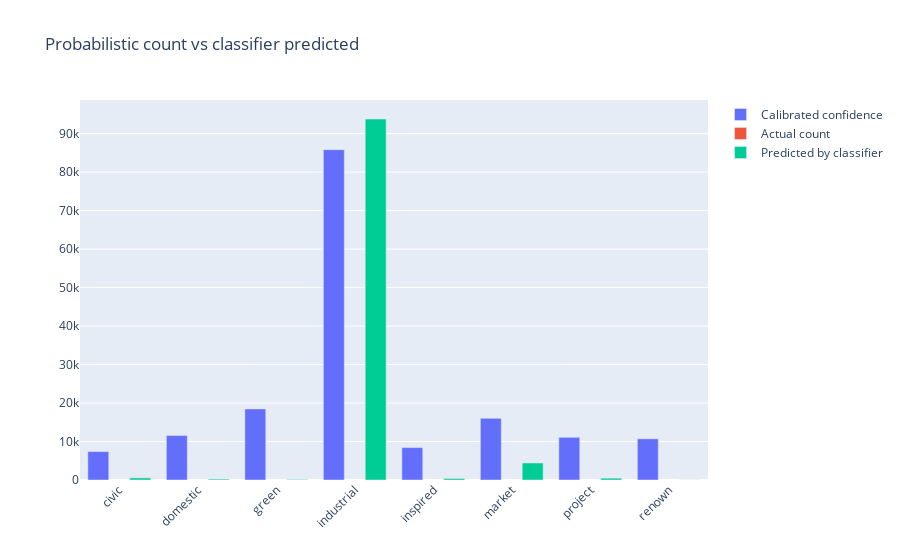
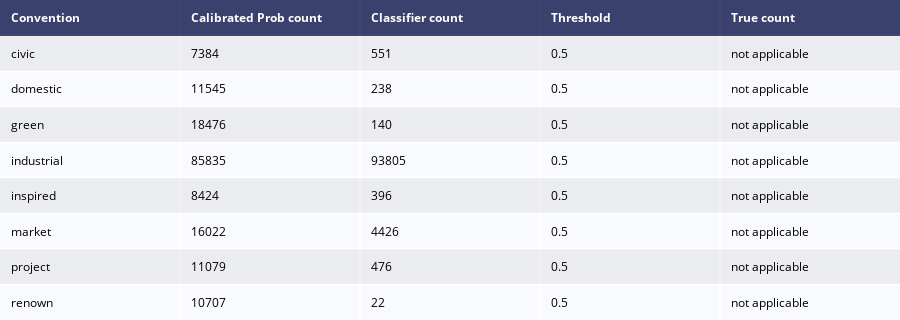

Notebook code cell kept with these figures, in order:
### Code cell
ai_repo_analysis_df = analyze_git_repo(AI_GITHUB_GIT, _thresholds, _tokenizer['tokenizer'], _DLModels, _DLModelsIsotonicRegression, model_helpers)
aivm_helper.save_to_shelf('ai_repo_analysis_df', 'ai_repo_analysis_df', ai_repo_analysis_df, False, None, None)

### Figure 1 — Plotly figure (JSON) as saved in the notebook; plotly's stock layout.template omitted (floating-point values rounded to 4 significant figures)
{"data": [{"name": "Calibrated confidence", "textposition": "auto", "type": "bar", "x": ["civic", "domestic", "green", "industrial", "inspired", "market", "project", "renown"], "y": [7384, 11545, 18476, 85835, 8424, 16022, 11079, 10707]}, {"name": "Actual count", "textposition": "auto", "type": "bar", "x": ["civic", "domestic", "green", "industrial", "inspired", "market", "project", "renown"], "y": ["not applicable", "not applicable", "not applicable", "not applicable", "not applicable", "not applicable", "not applicable", "not applicable"]}, {"name": "Predicted by classifier", "textposition": "auto", "type": "bar", "x": ["civic", "domestic", "green", "industrial", "inspired", "market", "project", "renown"], "y": [551, 238, 140, 93805, 396, 4426, 476, 22]}], "layout": {"barmode": "group", "title": {"text": "Probabilistic count vs classifier predicted"}, "xaxis": {"tickangle": -45}}}

### Figure 2 — Plotly figure (JSON) as saved in the notebook; plotly's stock layout.template omitted (floating-point values rounded to 4 significant figures)
{"data": [{"colorscale": [[0, "#00083e"], [0.5, "#ededee"], [1, "#ffffff"]], "hoverinfo": "none", "opacity": 0.75, "showscale": false, "type": "heatmap", "z": [[0, 0, 0, 0, 0], [0.5, 0.5, 0.5, 0.5, 0.5], [1, 1, 1, 1, 1], [0.5, 0.5, 0.5, 0.5, 0.5], [1, 1, 1, 1, 1], [0.5, 0.5, 0.5, 0.5, 0.5], [1, 1, 1, 1, 1], [0.5, 0.5, 0.5, 0.5, 0.5], [1, 1, 1, 1, 1]]}], "layout": {"annotations": [{"align": "left", "font": {"color": "#ffffff"}, "showarrow": false, "text": "<b>Convention</b>", "x": -0.45, "xanchor": "left", "xref": "x", "y": 0, "yref": "y"}, {"align": "left", "font": {"color": "#ffffff"}, "showarrow": false, "text": "<b>Calibrated Prob count</b>", "x": 0.55, "xanchor": "left", "xref": "x", "y": 0, "yref": "y"}, {"align": "left", "font": {"color": "#ffffff"}, "showarrow": false, "text": "<b>Classifier count</b>", "x": 1.55, "xanchor": "left", "xref": "x", "y": 0, "yref": "y"}, {"align": "left", "font": {"color": "#ffffff"}, "showarrow": false, "text": "<b>Threshold</b>", "x": 2.55, "xanchor": "left", "xref": "x", "y": 0, "yref": "y"}, {"align": "left", "font": {"color": "#ffffff"}, "showarrow": false, "text": "<b>True count</b>", "x": 3.55, "xanchor": "left", "xref": "x", "y": 0, "yref": "y"}, {"align": "left", "font": {"color": "#000000"}, "showarrow": false, "text": "civic", "x": -0.45, "xanchor": "left", "xref": "x", "y": 1, "yref": "y"}, {"align": "left", "font": {"color": "#000000"}, "showarrow": false, "text": "7384", "x": 0.55, "xanchor": "left", "xref": "x", "y": 1, "yref": "y"}, {"align": "left", "font": {"color": "#000000"}, "showarrow": false, "text": "551", "x": 1.55, "xanchor": "left", "xref": "x", "y": 1, "yref": "y"}, {"align": "left", "font": {"color": "#000000"}, "showarrow": false, "text": "0.5", "x": 2.55, "xanchor": "left", "xref": "x", "y": 1, "yref": "y"}, {"align": "left", "font": {"color": "#000000"}, "showarrow": false, "text": "not applicable", "x": 3.55, "xanchor": "left", "xref": "x", "y": 1, "yref": "y"}, {"align": "left", "font": {"color": "#000000"}, "showarrow": false, "text": "domestic", "x": -0.45, "xanchor": "left", "xref": "x", "y": 2, "yref": "y"}, {"align": "left", "font": {"color": "#000000"}, "showarrow": false, "text": "11545", "x": 0.55, "xanchor": "left", "xref": "x", "y": 2, "yref": "y"}, {"align": "left", "font": {"color": "#000000"}, "showarrow": false, "text": "238", "x": 1.55, "xanchor": "left", "xref": "x", "y": 2, "yref": "y"}, {"align": "left", "font": {"color": "#000000"}, "showarrow": false, "text": "0.5", "x": 2.55, "xanchor": "left", "xref": "x", "y": 2, "yref": "y"}, {"align": "left", "font": {"color": "#000000"}, "showarrow": false, "text": "not applicable", "x": 3.55, "xanchor": "left", "xref": "x", "y": 2, "yref": "y"}, {"align": "left", "font": {"color": "#000000"}, "showarrow": false, "text": "green", "x": -0.45, "xanchor": "left", "xref": "x", "y": 3, "yref": "y"}, {"align": "left", "font": {"color": "#000000"}, "showarrow": false, "text": "18476", "x": 0.55, "xanchor": "left", "xref": "x", "y": 3, "yref": "y"}, {"align": "left", "font": {"color": "#000000"}, "showarrow": false, "text": "140", "x": 1.55, "xanchor": "left", "xref": "x", "y": 3, "yref": "y"}, {"align": "left", "font": {"color": "#000000"}, "showarrow": false, "text": "0.5", "x": 2.55, "xanchor": "left", "xref": "x", "y": 3, "yref": "y"}, {"align": "left", "font": {"color": "#000000"}, "showarrow": false, "text": "not applicable", "x": 3.55, "xanchor": "left", "xref": "x", "y": 3, "yref": "y"}, {"align": "left", "font": {"color": "#000000"}, "showarrow": false, "text": "industrial", "x": -0.45, "xanchor": "left", "xref": "x", "y": 4, "yref": "y"}, {"align": "left", "font": {"color": "#000000"}, "showarrow": false, "text": "85835", "x": 0.55, "xanchor": "left", "xref": "x", "y": 4, "yref": "y"}, {"align": "left", "font": {"color": "#000000"}, "showarrow": false, "text": "93805", "x": 1.55, "xanchor": "left", "xref": "x", "y": 4, "yref": "y"}, {"align": "left", "font": {"color": "#000000"}, "showarrow": false, "text": "0.5", "x": 2.55, "xanchor": "left", "xref": "x", "y": 4, "yref": "y"}, {"align": "left", "font": {"color": "#000000"}, "showarrow": false, "text": "not applicable", "x": 3.55, "xanchor": "left", "xref": "x", "y": 4, "yref": "y"}, {"align": "left", "font": {"color": "#000000"}, "showarrow": false, "text": "inspired", "x": -0.45, "xanchor": "left", "xref": "x", "y": 5, "yref": "y"}, {"align": "left", "font": {"color": "#000000"}, "showarrow": false, "text": "8424", "x": 0.55, "xanchor": "left", "xref": "x", "y": 5, "yref": "y"}, {"align": "left", "font": {"color": "#000000"}, "showarrow": false, "text": "396", "x": 1.55, "xanchor": "left", "xref": "x", "y": 5, "yref": "y"}, {"align": "left", "font": {"color": "#000000"}, "showarrow": false, "text": "0.5", "x": 2.55, "xanchor": "left", "xref": "x", "y": 5, "yref": "y"}, {"align": "left", "font": {"color": "#000000"}, "showarrow": false, "text": "not applicable", "x": 3.55, "xanchor": "left", "xref": "x", "y": 5, "yref": "y"}, {"align": "left", "font": {"color": "#000000"}, "showarrow": false, "text": "market", "x": -0.45, "xanchor": "left", "xref": "x", "y": 6, "yref": "y"}, {"align": "left", "font": {"color": "#000000"}, "showarrow": false, "text": "16022", "x": 0.55, "xanchor": "left", "xref": "x", "y": 6, "yref": "y"}, {"align": "left", "font": {"color": "#000000"}, "showarrow": false, "text": "4426", "x": 1.55, "xanchor": "left", "xref": "x", "y": 6, "yref": "y"}, {"align": "left", "font": {"color": "#000000"}, "showarrow": false, "text": "0.5", "x": 2.55, "xanchor": "left", "xref": "x", "y": 6, "yref": "y"}, {"align": "left", "font": {"color": "#000000"}, "showarrow": false, "text": "not applicable", "x": 3.55, "xanchor": "left", "xref": "x", "y": 6, "yref": "y"}, {"align": "left", "font": {"color": "#000000"}, "showarrow": false, "text": "project", "x": -0.45, "xanchor": "left", "xref": "x", "y": 7, "yref": "y"}, {"align": "left", "font": {"color": "#000000"}, "showarrow": false, "text": "11079", "x": 0.55, "xanchor": "left", "xref": "x", "y": 7, "yref": "y"}, {"align": "left", "font": {"color": "#000000"}, "showarrow": false, "text": "476", "x": 1.55, "xanchor": "left", "xref": "x", "y": 7, "yref": "y"}, {"align": "left", "font": {"color": "#000000"}, "showarrow": false, "text": "0.5", "x": 2.55, "xanchor": "left", "xref": "x", "y": 7, "yref": "y"}, {"align": "left", "font": {"color": "#000000"}, "showarrow": false, "text": "not applicable", "x": 3.55, "xanchor": "left", "xref": "x", "y": 7, "yref": "y"}, {"align": "left", "font": {"color": "#000000"}, "showarrow": false, "text": "renown", "x": -0.45, "xanchor": "left", "xref": "x", "y": 8, "yref": "y"}, {"align": "left", "font": {"color": "#000000"}, "showarrow": false, "text": "10707", "x": 0.55, "xanchor": "left", "xref": "x", "y": 8, "yref": "y"}, {"align": "left", "font": {"color": "#000000"}, "showarrow": false, "text": "22", "x": 1.55, "xanchor": "left", "xref": "x", "y": 8, "yref": "y"}, {"align": "left", "font": {"color": "#000000"}, "showarrow": false, "text": "0.5", "x": 2.55, "xanchor": "left", "xref": "x", "y": 8, "yref": "y"}, {"align": "left", "font": {"color": "#000000"}, "showarrow": false, "text": "not applicable", "x": 3.55, "xanchor": "left", "xref": "x", "y": 8, "yref": "y"}], "height": 320, "margin": {"b": 0, "l": 0, "r": 0, "t": 0}, "xaxis": {"dtick": 1, "gridwidth": 2, "showticklabels": false, "tick0": -0.5, "ticks": "", "zeroline": false}, "yaxis": {"autorange": "reversed", "dtick": 1, "gridwidth": 2, "showticklabels": false, "tick0": 0.5, "ticks": "", "zeroline": false}}}
